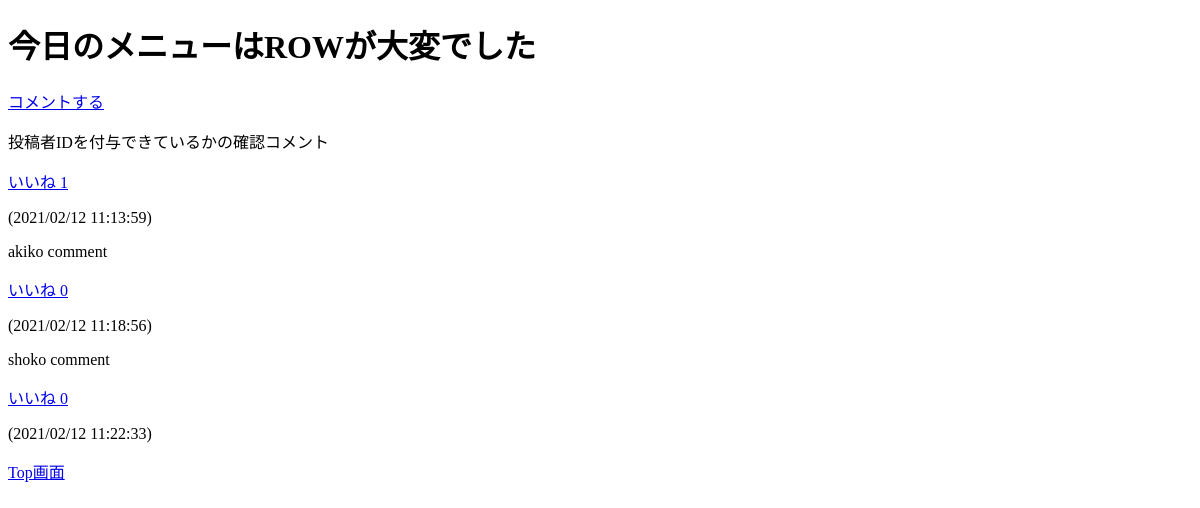
Before: /boards/detail/1/ with the older database file.
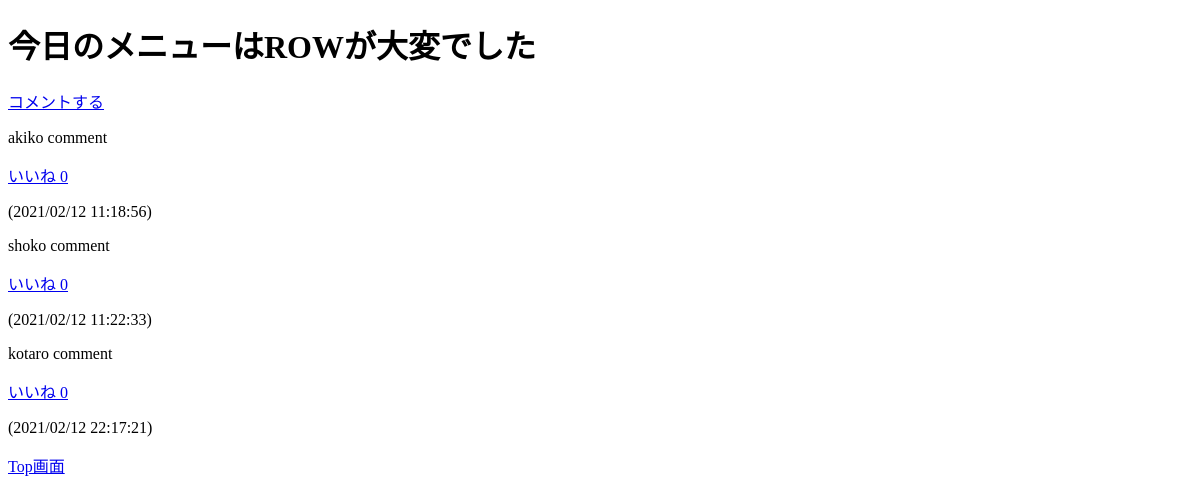
After: the same page with the newer database file.
### boards/models.py (models this page shows, shortened)
class Comment(models.Model):
    text = models.TextField('本文')
    target = models.ForeignKey(Post, on_delete=models.PROTECT, verbose_name='どの記事へのコメントか')
    created_at = models.DateTimeField('作成日', default=timezone.now, blank=True)
    good = models.IntegerField('いいね', default=0)
    writer = models.ForeignKey(User, on_delete=models.SET_NULL, null=True, verbose_name='コメント投稿ユーザID')

### boards/views.py (the view)
# urls.py: path('detail/<int:pk>/', views.PostDetail.as_view(), name='post_detail'),
class PostDetail(generic.DetailView):
    model = Post

### boards/templates/boards/post_detail.html (shortened to what this page needs)
{% extends 'base.html' %}
{% block content %}
<h1>{{ post.title }}</h1>
<a class="button is-primary" href="{% url 'boards:comment_create' post.pk %}">コメントする</a>
<section class="section">
    {% for comment in post.comment_set.all %}
    <div class="box">
        <p>{{ comment.text | linebreaks | urlize }}</p>
        <a href="{% url 'boards:comment_good' pk_title=post.pk pk_comment=comment.pk %}">いいね {{ comment.good }}</a>
        <p>({{ comment.created_at | date:"Y/m/d H:i:s" }})</p>
    </div>
    {% endfor %}
</section>
{% endblock %}

Changed rows visible on the page:
removed Comment: text "投稿者IDを付与できているかの確認コメント", good "1", created_at "2021/02/12 11:13:59"
added Comment: text "kotaro comment", good "0", created_at "2021/02/12 22:17:21"
